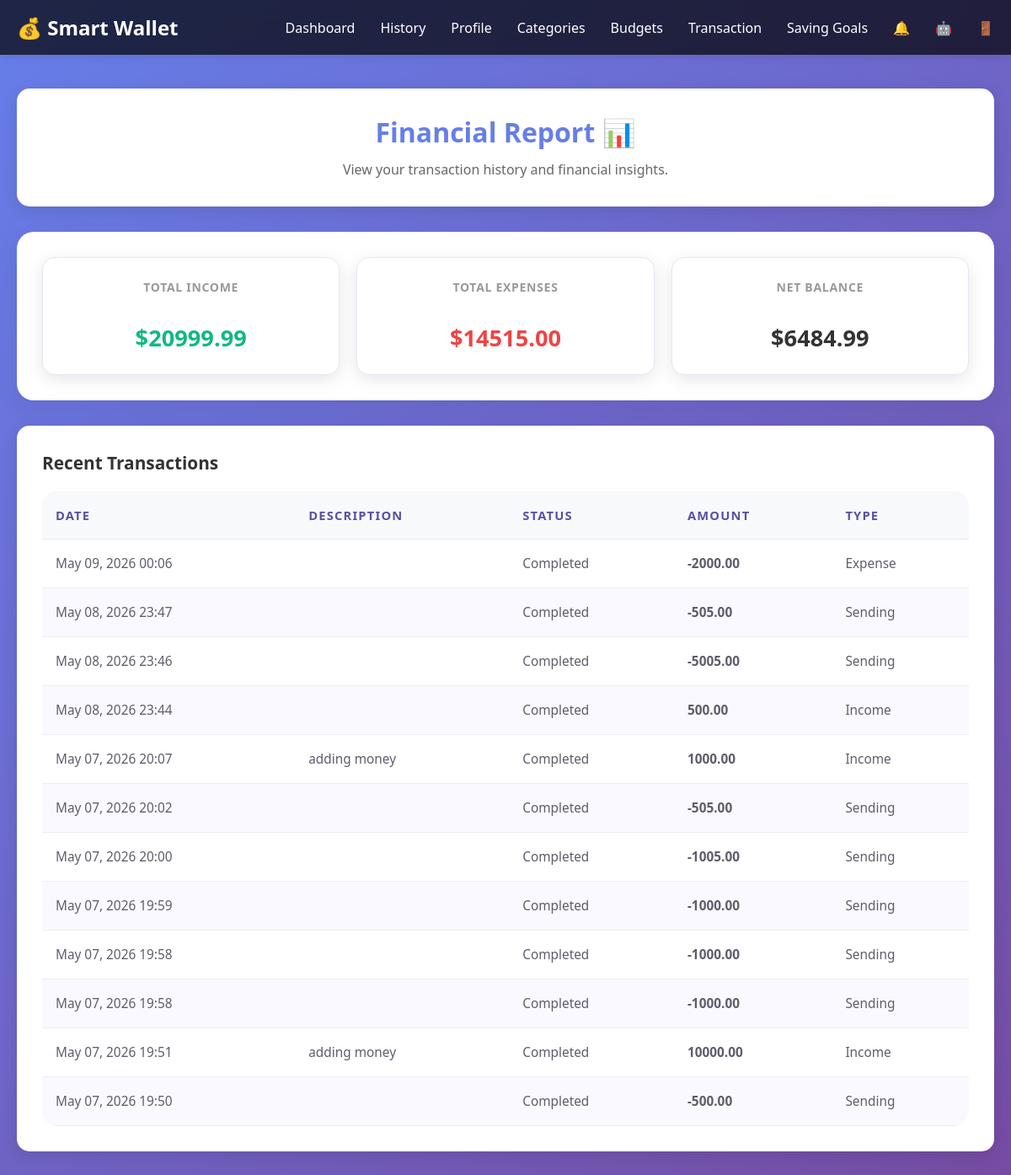
/user/view_report/ (signed in), run on the app's committed database.
### user/models.py (models this page shows, shortened)
class WalletUser(AbstractUser):
    email = models.EmailField(unique=True)

### transactions/models.py (models this page shows, shortened)
class Transaction(models.Model):
    TYPE_CHOICES = [
        ('income' , 'Income'),
        ('expense', 'Expense'),
        ('saving' , 'Saving'),
        ('send'   , 'Sending')
    ]
    reciever = models.ForeignKey('user.Wallet',
        on_delete=models.CASCADE,
        null = True,
        blank = True)
    fee = models.DecimalField(max_digits=10,decimal_places=2,default=0)
    wallet = models.ForeignKey('user.Wallet', on_delete=models.CASCADE, related_name='transactions')
    amount = models.DecimalField(max_digits=10, decimal_places=2)
    type = models.CharField(max_length=10, choices=TYPE_CHOICES)
    date = models.DateTimeField(auto_now_add=True)
    description = models.TextField(null=True, blank=True)
    budget = models.ForeignKey(
    'Budget',
    on_delete=models.CASCADE,
    related_name='transactions',
    null=True,
    blank=True
    )
    saving_goals = models.ForeignKey('SavingGoals'
        ,on_delete=models.CASCADE
        ,related_name='transactions'
        ,null=True
        ,blank=True)

### user/views.py (the view)
# urls.py: path('view_report/', views.view_report, name='view_report'),
@login_required
def view_report(request):
    user = _get_current_user(request)
    if not user:
        return redirect('login')
    try:
        wallet = user.wallet
    except models.Wallet.DoesNotExist:
        return redirect('login')
    user.total_balance = wallet.total_balance
    user.total_income = wallet.total_income
    user.total_expense = wallet.total_expense
    transaction = transactions_models.Transaction.objects.filter(wallet=wallet).order_by('-date')
    return render(request, 'view_report.html', {
        'user': user,
        'wallet': wallet,
        'transaction': transaction
    })

### user/views.py (called while the page is built)
def _get_current_user(request):
    user = request.user if request.user.is_authenticated else None
    if not user:
        user_id = request.session.get('user_id')
        if user_id:
            user = User.objects.filter(id=user_id).first()
    if user and not user.first_name:
        user.first_name = user.username
    return user

### templates/view_report.html (shortened to what this page needs)
<!DOCTYPE html>
{% load static %}
<html lang="en">
<head>
    <link rel="stylesheet" href="{% static 'css/style.css' %}">
</head>
<body id="report-body">
    <header id="report-header">
        <nav id="user-home-nav">
            <div class="logo">💰 Smart Wallet</div>
            <ul class="nav-links">
                <li><a href="{% url 'home' %}">Dashboard</a></li>
                <li><a href="{% url 'transactions' %}">History</a></li>
                <li><a href="{% url 'profile' %}">Profile</a></li>
                <li><a href="{% url 'categories' %}">Categories</a></li>
                <li><a href="{% url 'budget' %}">Budgets</a></li>
                <li><a href="{% url 'add_transaction' %}">Transaction</a></li>
                <li><a href="{% url 'saving_goals' %}">Saving Goals</a></li>
                <li><a title="Notifications" href="{% url 'notifications' %}">🔔  </a></li>
                <li><a title="AI advisor" href="{% url 'advisor' %}">🤖 </a></li>
                <li><a title="logout" href="{% url 'logout' %}" >🚪</a></li>
            </ul>
        </nav>
    </header>
    <div class="container" id="report-container">
        <div class="report-section">
            <h1>Financial Report 📊</h1>
            <p>View your transaction history and financial insights.</p>
        </div>
        <div class="report-summary">
            <div class="summary-card">
                <h3>Total Income</h3>
                <p class="amount positive">${{ user.total_income|default:0 }}</p>
            </div>
            <div class="summary-card">
                <h3>Total Expenses</h3>
                <p class="amount negative">${{ user.total_expense|default:0 }}</p>
            </div>
            <div class="summary-card">
                <h3>Net Balance</h3>
                <p class="amount">${{ user.total_balance|default:0 }}</p>
            </div>
        </div>
        <div class="report-table">
            <h2>Recent Transactions</h2>
            <table>
                <thead>
                    <tr>
                        <th>Date</th>
                        <th>Description</th>
                        <th>Status</th>
                        <th>Amount</th>
                        <th>Type</th>
                    </tr>
                </thead>
                <tbody>
                    {% for t in transaction %}
                    <tr>
                        <td>{{ t.date|date:"M d, Y H:i" }}</td>
                        <td>{{ t.description }}</td>
                        <td><span class="badge badge-success">Completed</span></td>
                        <td class="{% if t.type == 'send' or t.type == 'expense' %}amount-negative{% else %}amount-positive{% endif %}">
                            {% if t.type == 'send' or t.type == 'expense' %}-{% endif %}{{ t.amount|floatformat:2 }}
                        </td>
                        <td>{{ t.get_type_display }}</td>
                    </tr>
                    {% empty %}
                    <tr>
                        <td colspan="5">No transactions found.</td>
                    </tr>
                    {% endfor %}
                </tbody>
            </table>
        </div>
    </div>
</body>
</html>

### static/css/style.css (style rules this page uses)
* { margin: 0; padding: 0; box-sizing: border-box; }
#user-home-nav { max-width: 1200px; margin: 0 auto; padding: 0 20px; display: flex; justify-content: space-between; align-items: center; }
.logo { font-size: 24px; font-weight: bold; color: #fff; }
.nav-links { display: flex; gap: 30px; list-style: none; }
.nav-links a { color: #fff; text-decoration: none; transition: color 0.3s; }
.container { max-width: 1200px; margin: 0 auto; padding: 40px 20px; }
.amount-positive { color: #27ae60; }
.amount-negative { color: #e74c3c; }
#settings-header, #report-header { background: rgba(255, 255, 255, 0.85); backdrop-filter: blur(12px); box-shadow: 0 10px 30px rgba(0, 0, 0, 0.08); position: sticky; top: 0; z-index: 10; }
#settings-container, #report-container { max-width: 1100px; margin: 0 auto; padding: 40px 20px; }
.settings-section, .report-section { background: rgba(255, 255, 255, 0.92); border-radius: 22px; padding: 30px 35px; box-shadow: 0 15px 40px rgba(102, 126, 234, 0.12); margin-bottom: 30px; }
.settings-section h1, .report-section h1 { margin-bottom: 10px; font-size: 2rem; color: #3f3d56; }
.settings-section p, .report-section p { color: #5e5d6c; font-size: 1rem; line-height: 1.7; }
.settings-form, .report-summary, .report-table { background: white; border-radius: 20px; padding: 30px; box-shadow: 0 10px 30px rgba(0, 0, 0, 0.06); margin-bottom: 30px; }
.report-summary { display: grid; grid-template-columns: repeat(auto-fit, minmax(220px, 1fr)); gap: 20px; }
.summary-card { background: #f8f7ff; border: 1px solid #e7e6f4; border-radius: 18px; padding: 24px; min-height: 140px; display: flex; flex-direction: column; justify-content: space-between; }
.summary-card h3 { font-size: 1rem; color: #6c63ff; margin-bottom: 12px; text-transform: uppercase; letter-spacing: 0.05em; }
.summary-card .amount { font-size: 1.7rem; font-weight: 700; }
.report-table h2 { margin-bottom: 18px; color: #3f3d56; font-size: 1.3rem; }
.report-table table { width: 100%; border-collapse: collapse; overflow: hidden; border-radius: 18px; }
.report-table th, .report-table td { padding: 18px 16px; text-align: left; }
.report-table thead { background: #f2efff; }
.report-table th { font-size: 0.92rem; color: #5a4fa4; text-transform: uppercase; letter-spacing: 0.08em; border-bottom: 1px solid #e9e6fb; }
.report-table tbody tr { border-bottom: 1px solid #f0eff8; }
.report-table tbody tr:last-child { border-bottom: none; }
.report-table td { color: #5e5d6c; font-size: 0.96rem; }
.report-table tbody tr:nth-child(even) { background: #faf9ff; }
.positive { color: #27ae60; font-weight: 700; }
.negative { color: #e74c3c; font-weight: 700; }
.amount-positive { color: #16a34a; font-weight: 600; }
.amount-negative { color: #dc2626; font-weight: 600; }
#report-body { font-family: 'Segoe UI', Tahoma, Geneva, Verdana, sans-serif; background: linear-gradient(135deg, #667eea 0%, #764ba2 100%); min-height: 100vh; color: #333; }
#report-header { background-color: rgba(0, 0, 0, 0.7); padding: 1rem 0; box-shadow: 0 2px 10px rgba(0, 0, 0, 0.1); }
#report-container { max-width: 1200px; margin: 0 auto; padding: 40px 20px; }
.report-section { background: white; border-radius: 15px; padding: 30px; margin-bottom: 30px; box-shadow: 0 5px 20px rgba(0, 0, 0, 0.1); text-align: center; }
.report-section h1 { color: #667eea; margin-bottom: 10px; }
.report-section p { color: #666; font-size: 16px; }
.report-summary { display: grid; grid-template-columns: repeat(auto-fit, minmax(250px, 1fr)); gap: 20px; margin-bottom: 30px; }
.summary-card { background: white; border-radius: 15px; padding: 25px; box-shadow: 0 5px 20px rgba(0, 0, 0, 0.1); text-align: center; }
.summary-card h3 { color: #999; text-transform: uppercase; margin-bottom: 10px; font-size: 14px; }
.amount { font-size: 24px; font-weight: bold; color: #333; }
.amount.positive { color: #10b981; }
.amount.negative { color: #ef4444; }
.report-table { background: white; border-radius: 15px; padding: 30px; box-shadow: 0 5px 20px rgba(0, 0, 0, 0.1); }
.report-table h2 { margin-bottom: 20px; color: #333; }
table { width: 100%; border-collapse: collapse; }
th, td { padding: 12px; text-align: left; border-bottom: 1px solid #eee; }
th { background-color: #f8f9fa; font-weight: 600; color: #333; }
.positive { color: #10b981; }
.negative { color: #ef4444; }

### data on the page
WalletUser: total_income "20999.99", total_expense "14515.00", total_balance "6484.99"
Transaction: date "May 09, 2026 00:06", amount "2000.00", type "Expense"
Transaction: date "May 08, 2026 23:47", amount "505.00", type "Sending"
Transaction: date "May 08, 2026 23:46", amount "5005.00", type "Sending"
Transaction: date "May 08, 2026 23:44", amount "500.00", type "Income"
Transaction: date "May 07, 2026 20:07", description "adding money", amount "1000.00", type "Income"
Transaction: date "May 07, 2026 20:02", amount "505.00", type "Sending"
Transaction: date "May 07, 2026 20:00", amount "1005.00", type "Sending"
Transaction: date "May 07, 2026 19:59", amount "1000.00", type "Sending"
Transaction: date "May 07, 2026 19:58", amount "1000.00", type "Sending"
Transaction: date "May 07, 2026 19:58", amount "1000.00", type "Sending"
Transaction: date "May 07, 2026 19:51", description "adding money", amount "10000.00", type "Income"
Transaction: date "May 07, 2026 19:50", amount "500.00", type "Sending"
